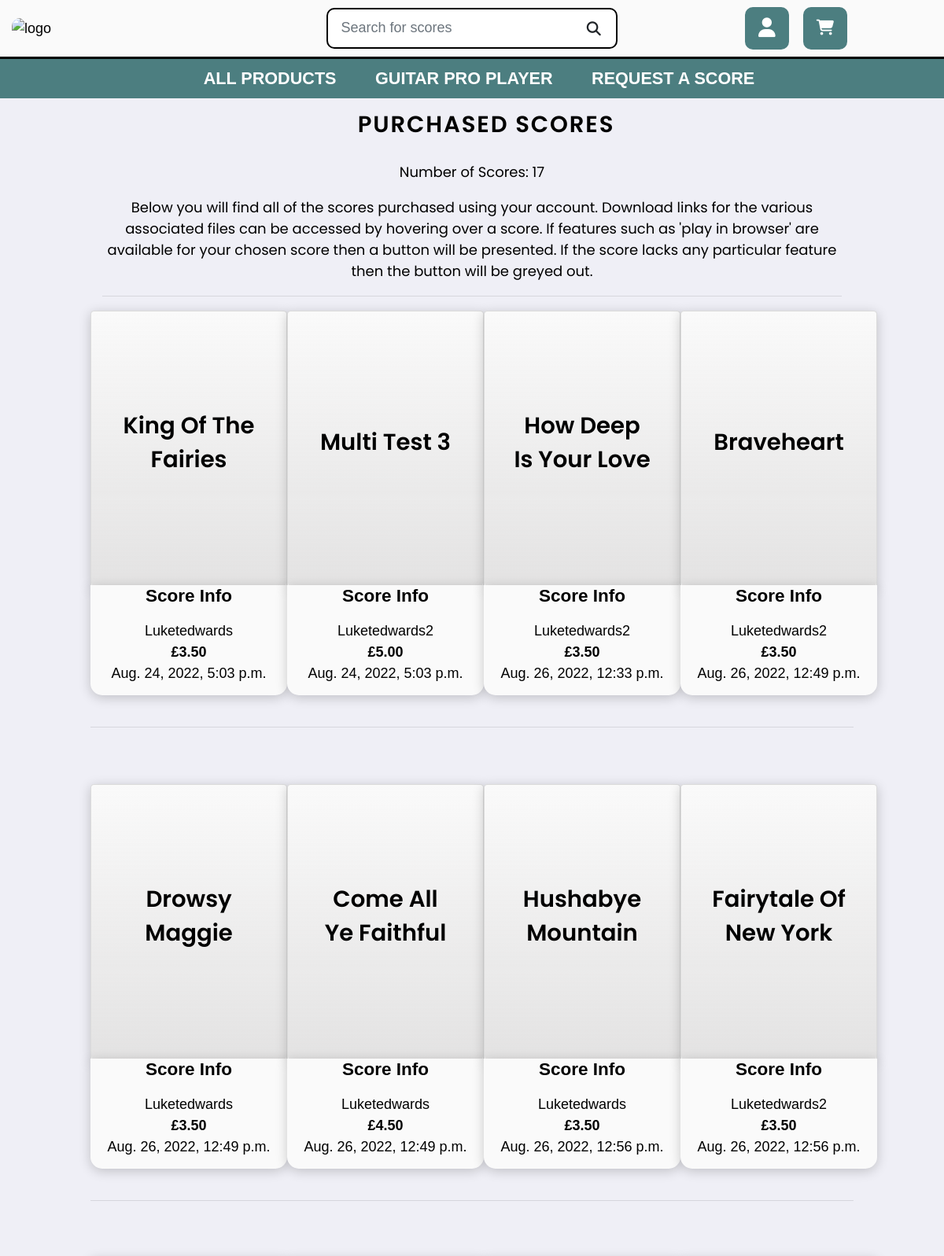
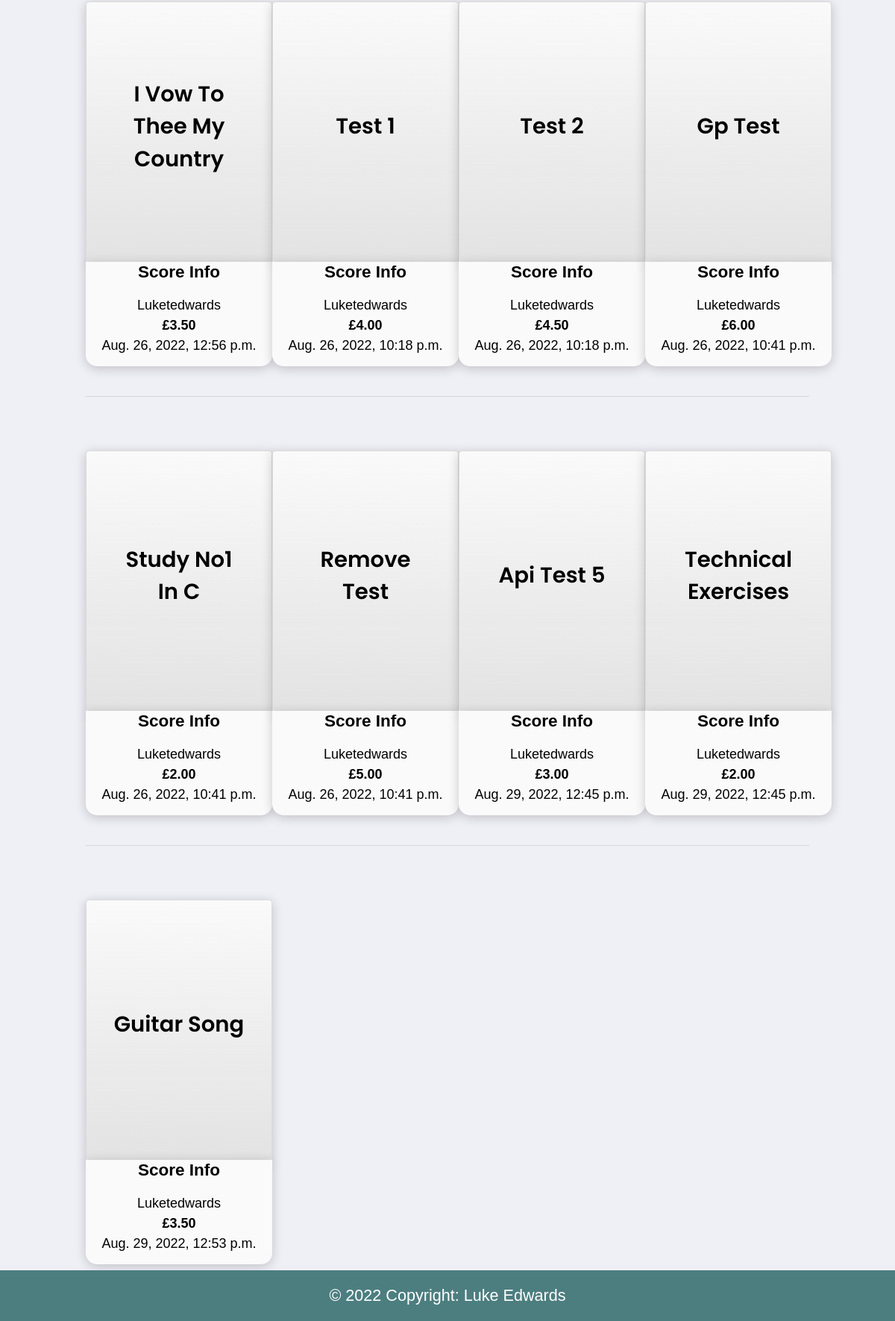
Page /profile/purchased-scores/ (signed in) on the committed database (2 pictures, top to bottom).
### checkout/models.py (models this page shows, shortened)
class OrderLineItem(models.Model):
    order = models.ForeignKey(
        Order,
        null=False,
        blank=False,
        on_delete=models.CASCADE,
        related_name='lineitems')
    product = models.ForeignKey(
        Product,
        null=False,
        blank=False,
        on_delete=models.CASCADE)
    lineitem_total = models.DecimalField(
        max_digits=6,
        decimal_places=2,
        null=False,
        blank=False,
        editable=False)
    vendor = models.CharField(max_length=32, null=True, blank=True)

class Order(models.Model):
    order_number = models.CharField(max_length=32, null=False, editable=False)
    user_profile = models.ForeignKey(
        UserProfile,
        on_delete=models.SET_NULL,
        null=True,
        blank=True,
        related_name='orders')
    username = models.CharField(max_length=32, null=False, editable=False)
    full_name = models.CharField(max_length=50, null=False, blank=False)
    email = models.EmailField(max_length=254, null=False, blank=False)
    phone_number = models.CharField(max_length=20, null=False, blank=False)
    date = models.DateTimeField(auto_now_add=True)
    order_total = models.DecimalField(
        max_digits=10,
        decimal_places=2,
        null=False,
        default=0)

### products/models.py (models this page shows, shortened)
class Product(models.Model):
    genre = models.ForeignKey(
        'Genre',
        null=True,
        blank=True,
        on_delete=models.SET_NULL)
    difficulty = models.ForeignKey(
        'Difficulty',
        null=True,
        blank=True,
        on_delete=models.SET_NULL)
    name = models.CharField(max_length=254)
    description = models.TextField()
    price = models.DecimalField(max_digits=6, decimal_places=2)
    rating = models.DecimalField(
        max_digits=6,
        decimal_places=2,
        null=True,
        blank=True)
    image_url = models.URLField(max_length=1024, null=True, blank=True)
    image = models.ImageField(null=True, blank=True,)
    vendor = models.CharField(max_length=254, null=True)
    PDF = models.FileField(null=True,)
    Guitar_Pro_Unlocked = models.FileField(null=True,)
    Guitar_Pro_Locked = models.FileField(null=True, blank=True)
    video = models.URLField(max_length=1024, null=True, blank=True)
    number_sold = models.IntegerField(null=True, blank=True, default=0)

### user_profile/views.py (the view)
def purchased_scores(request):
    profile = get_object_or_404(UserProfile, user=request.user)
    products = Product.objects.all()
    orders = profile.orders.all()
    items = []
    score_number = 0
    for order in orders:
        for item in order.lineitems.all():
            items.append(item)
            score_number += 1
    context = {
        'products': products,
        'profile': profile,
        'orders': orders,
        'items': items,
        'score_number': score_number
    }
    return render(request, 'user_profile/purchased-scores.html', context)

### cart/contexts.py (called while the page is built, shortened)
def cart_contents(request):
    cart_items = []
    total = 0
    product_count = 0
    cart = request.session.get('cart', {})
    total = total
    context = {
        'cart_items': cart_items,
        'total': total,
        'product_count': product_count,
    }
    return context

### user_profile/templates/user_profile/purchased-scores.html (shortened to what this page needs)
{% extends 'base.html'%}
{% load static %}
{% block extra_css %}
<link rel="stylesheet" href="{% static 'css/purchased-scores.css'%}">
<link rel="stylesheet" href="{% static 'css/animations.css'%}">
{% endblock%}
{% block content %}
<div class="product-container col-10 center ">
    <div class="col-12 text-center mt-3">
        <h1 class="heading">Purchased Scores</h1>
        <p>Number of Scores: {{score_number}}</p>
        <p>Below you will find all of the scores purchased using your account. Download links for the various associated
            files can be accessed by hovering over a score. If features such as 'play in browser' are available for your
            chosen score then a button will be presented. If the score lacks any particular feature then the button will
            be greyed out. </p>
        <hr>
    </div>
    <div class="row mt-1 mb-5">
        <div class="row w-100 center">
            {% if score_number > 0 %}
            {% for item in items %}
            <div class="col-sm-6 col-md-6 col-lg-4 col-xl-3">
                <div class="card shadow-checkout" style="overflow:hidden;">
                    <div class="front"
                        style="background-image: url({{MEDIA_URL}}{{item.product.image}}); min-height: fit-content; ">
                        <p>{{item.product.name|title}}</p>
                    </div>
                    <div class="back animated-gradient" style="overflow:hidden;">
                        <div>
                            <p>
                                <h5>{{item.product.name|title}}</h5>
                            </p>
                            <p>
                                <a href="{{MEDIA_URL}}{{item.product.PDF}}" class="btn btn-primary my-auto animated-btn"
                                    target="_blank" aria-label="download PDF">PDF</a>
                            </p>
                            <p>
                                {% if item.product.Guitar_Pro_Locked%}
                                <a href="{{MEDIA_URL}}{{item.product.Guitar_Pro_Locked}}"
                                    class="btn btn-primary animated-btn" target="_blank"
                                    aria-label="download Guitar Pro">GP</a>
                                {% else %}
                                {% if item.product.Guitar_Pro_Unlocked%}
                                <a href="{{MEDIA_URL}}{{item.product.Guitar_Pro_Unlocked}}"
                                    class="btn btn-primary animated-btn" target="_blank" aria-label="download GP">GP</a>
                                {%endif%}
                                {%endif%}
                            </p>
                            <p>
                                {% if item.product.Guitar_Pro_Unlocked %}
                                <span><a href="{% url 'guitar_pro' item.product.id%}"
                                        class="btn btn-primary animated-btn" aria-label="play in browser">Play in
                                        Browser</a></span>
                                {%else%}
                                <span><input type="button" disabled value="No GP File "
                                        aria-label="no Gp file available" class="btn btn-secondary "></span>
                                {%endif%}
                            </p>
                            <p>
                                <a class="btn btn-primary animated-btn"
                                    href="{% url 'product_detail' item.product.id %}"
                                    aria-label="link to view {{product.name}}">
                                </a>
                            </p>
                        </div>
                    </div>
                </div>
                <div class="score-info text-center shadow-checkout">
                    {% for order in orders%}
                    {% for lineitem in order.lineitems.all%}
                    {% if lineitem.product.id == item.product.id %}
                    <p>
                        <h5><strong>Score Info</strong></h5>
                    </p>
                    <span><a
                            href="{% url 'storefront' storevendor=lineitem.product.vendor%}">{{lineitem.product.vendor|title}}</a></span>
                    <br>
                    <span><strong>£{{lineitem.product.price}}</strong></span>
                    <br>
                    <span class="">{{order.date}}</span>
                    {%endif%}
                    {%endfor%}
                    {%endfor%}
                </div>
            </div>
            {% if forloop.counter|divisibleby:4 %}
            <div class="col-12 d-none d-xl-block mb-5">
                <hr>
            </div>
            {% endif %}
            {% endfor %}
            {%else%}
            <div class="col-12 text-center">
                <h5 class="mt-3 mb-3 ">You have not purchased any scores yet.</h5>
                <a href="{% url 'products' %}" aria-label="browse scores" class="btn btn-primary">Browse Scores</a>
                {%endif%}
            </div>
        </div>
    </div>
    {% endblock %}

### static/css/base.css (style rules this page uses)
html { width: 100% !important; padding-left: 0 !important; padding-right: 0 !important; margin-left: 0 !important; margin-right: 0 !important; overflow: hidden !important; height: 100%; }
body { color: #000000; font-family: Sans-Serif; padding: 30px; padding-top: 0 !important; background-color: #efeff6 !important; margin-top: 0 !important; background-size: cover; color: black !important; font-family: 'Helvetica'; height: 100%; min-height: 100%; margin: 0; padding-bottom: 30px; height: 100% !important; width: 100% !important; padding-left: 0 !important; padding-right: 0 !important; margin-left: 0 !important; margin-right: 0 !important; overflow-x: hidden !important; }
* { box-sizing: border-box; }
.btn { font-size: 1rem; }
.btn-primary { background-color: #1b6ec2 !important; border-color: #1b6ec2 !important; }
.shadow-checkout { box-shadow: 0px 3px 15px rgba(0, 0, 0, 0.2); }
.center { margin: 0 auto !important; }
h1, h2, h3, h4, h5, h6, p { font-family: 'Poppins', sans-serif !important; }
a { text-decoration: none; color: #000000; }
.heading { font-size: 25px; margin-right: 25px; }
.row:after { content: ""; display: table; clear: both; }

### static/css/purchased-scores.css (style rules this page uses)
*, *:before, *:after { box-sizing: border-box; }
html { font-size: 18px; line-height: 1.5; font-weight: 300; color: #333; font-family: "Nunito Sans", sans-serif; }
body { margin: 0; padding: 0; height: 100vh; font-family: 'Helvetica' !important; background-attachment: fixed; }
.heading { width: 100%; margin-left: 1rem; font-weight: 600; font-size: 1.618rem; text-transform: uppercase; letter-spacing: 0.1ch; line-height: 1; padding-bottom: 0.5em; margin-bottom: 1rem; position: relative; }
.heading:after { display: block; content: ""; position: absolute; width: 60px; height: 4px; bottom: 0; }
.score-info { margin: 0 auto !important; width: 250px !important; background-color: #fafafa; border-radius: 0 0 15px 15px; margin-top: 0; position: relative; top: -22px; height: 140px; }
.card { color: inherit; cursor: pointer; width: calc(33% - 2rem); min-width: 250px; max-width: 250px; height: 353px; min-height: 353px; perspective: 1000px; margin: 0 auto; position: relative; aspect-ratio: 4/3 !important; background-color: #fafafa; }
.front, .back { display: flex; border-radius: 6px; background-position: center; background-size: cover; text-align: center; justify-content: center; align-items: center; position: absolute; height: 100%; width: 100%; -webkit-backface-visibility: hidden; backface-visibility: hidden; transform-style: preserve-3d; transition: ease-in-out 600ms; }
.front { background-size: cover; padding: 2rem; font-size: 1.618rem; font-weight: 600; color: #000; overflow: hidden; font-family: 'Helvetica'; }
.front:before { position: absolute; display: block; content: ""; top: 0; left: 0; right: 0; bottom: 0; background: linear-gradient(rgba(0,130,170,0),rgb(159, 156, 156)); opacity: 0.25; z-index: -1; }
.back { background: linear-gradient(135deg, #1c92d2, #f2fcfe); transform: rotateY(-180deg); padding: 0 2em; padding-left: 0; padding-right: 0; }
.back p { margin-bottom: 0.4rem; }

### static/css/animations.css (style rules this page uses)
.animated-gradient { animation: animateBg 14s linear infinite; background-image: linear-gradient(90deg,#ffffff,#e6e5e5,#e9edfb,#decdea,#ffffff,#e6e5e5); background-size: 500% 100%; }
* { margin: 0; padding: 0; font-family: 'Montserrat', sans-serif; }

### rows in the picture
OrderLineItem: product.name "King Of The Fairies", product.vendor "Luketedwards", product.price "3.50"
Order: date "Aug. 24, 2022, 5:03 p.m."
OrderLineItem: product.name "Multi Test 3", product.vendor "Luketedwards2", product.price "5.00"
OrderLineItem: product.name "How Deep Is Your Love", product.vendor "Luketedwards2", product.price "3.50"
Order: date "Aug. 26, 2022, 12:33 p.m."
OrderLineItem: product.name "Braveheart", product.vendor "Luketedwards2", product.price "3.50"
Order: date "Aug. 26, 2022, 12:49 p.m."
OrderLineItem: product.name "Drowsy Maggie", product.vendor "Luketedwards", product.price "3.50"
OrderLineItem: product.name "Come All Ye Faithful", product.vendor "Luketedwards", product.price "4.50"
OrderLineItem: product.name "Hushabye Mountain", product.vendor "Luketedwards", product.price "3.50"
Order: date "Aug. 26, 2022, 12:56 p.m."
OrderLineItem: product.name "Fairytale Of New York", product.vendor "Luketedwards2", product.price "3.50"
OrderLineItem: product.name "I Vow To Thee My Country", product.vendor "Luketedwards", product.price "3.50"
OrderLineItem: product.name "Test 1", product.vendor "Luketedwards", product.price "4.00"
Order: date "Aug. 26, 2022, 10:18 p.m."
OrderLineItem: product.name "Test 2", product.vendor "Luketedwards", product.price "4.50"
OrderLineItem: product.name "Gp Test", product.vendor "Luketedwards", product.price "6.00"
Order: date "Aug. 26, 2022, 10:41 p.m."
OrderLineItem: product.name "Study No1 In C", product.vendor "Luketedwards", product.price "2.00"
OrderLineItem: product.name "Remove Test", product.vendor "Luketedwards", product.price "5.00"
OrderLineItem: product.name "Api Test 5", product.vendor "Luketedwards", product.price "3.00"
Order: date "Aug. 29, 2022, 12:45 p.m."
OrderLineItem: product.name "Technical Exercises", product.vendor "Luketedwards", product.price "2.00"
OrderLineItem: product.name "Guitar Song", product.vendor "Luketedwards", product.price "3.50"
Order: date "Aug. 29, 2022, 12:53 p.m."

### other values in the picture
{{ score_number }} "17"
